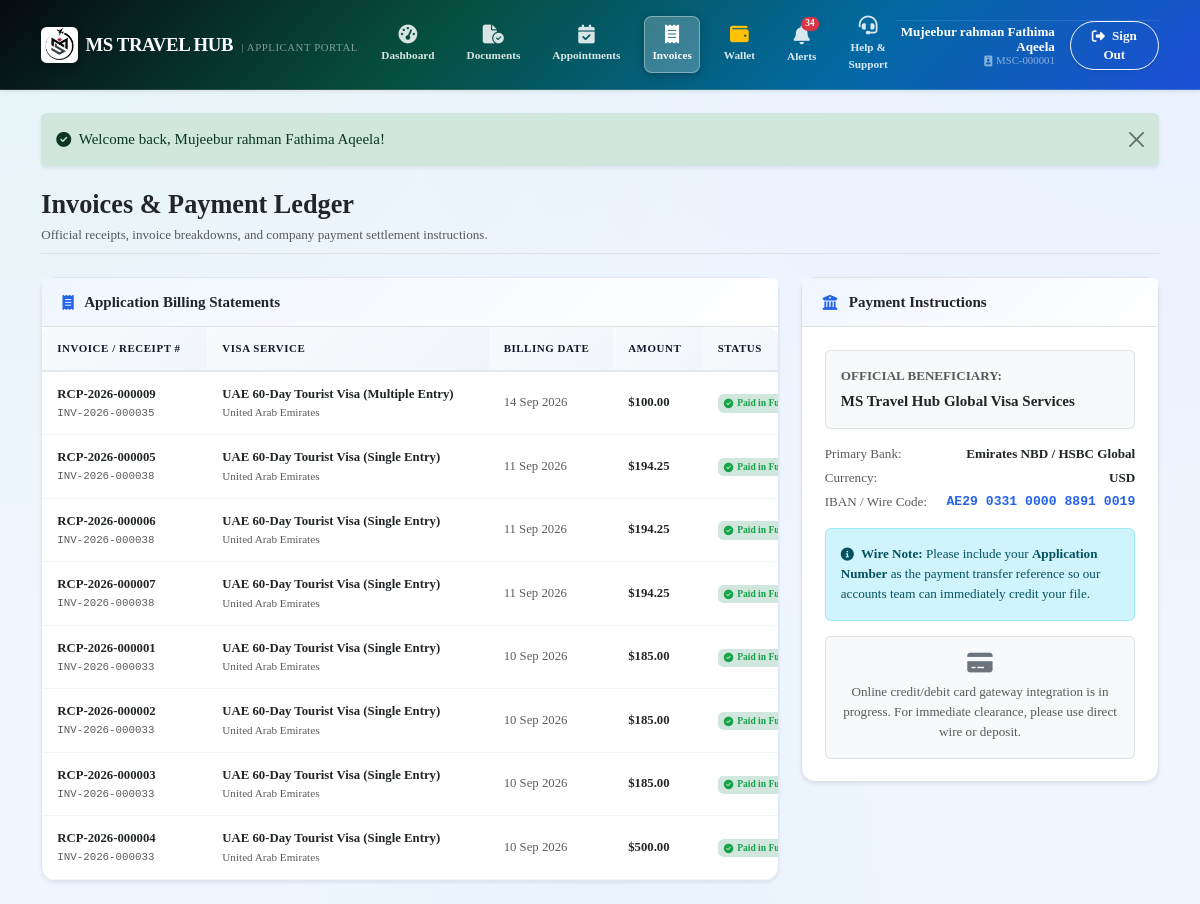
Page /portal/invoices (signed in) on the earlier database version.
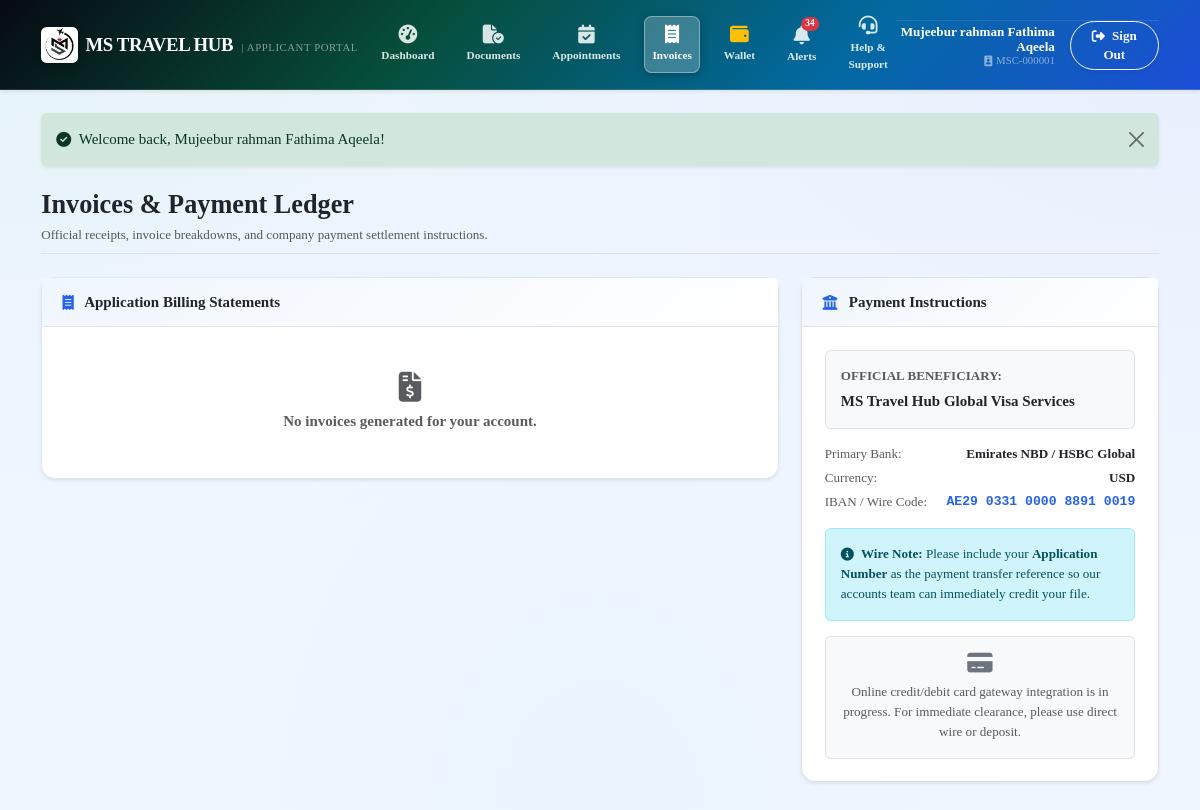
Same page on the later database version.
### tables this page shows
CREATE TABLE payments (
    id INTEGER PRIMARY KEY AUTOINCREMENT,
    payment_number TEXT NOT NULL UNIQUE,
    invoice_number TEXT NOT NULL,
    application_id INTEGER NOT NULL,
    customer_id INTEGER NOT NULL,
    amount REAL NOT NULL,
    currency TEXT DEFAULT 'USD',
    payment_date DATE NOT NULL,
    payment_method TEXT DEFAULT 'Cash',
    transaction_reference TEXT,
    payment_type TEXT DEFAULT 'Customer Payment',
    status TEXT DEFAULT 'Completed',
    received_by INTEGER,
    receipt_file TEXT,
    notes TEXT,
    created_at DATETIME DEFAULT CURRENT_TIMESTAMP, supplier_id INTEGER NULL, wallet_transaction_id INTEGER NULL, payment_link_id INTEGER NULL, from_currency TEXT NULL, to_currency TEXT NULL, exchange_rate REAL DEFAULT 1.00, original_amount REAL NULL, converted_amount REAL NULL, rate_type TEXT DEFAULT 'Manual', rate_date DATE NULL,
    FOREIGN KEY (application_id) REFERENCES applications(id) ON DELETE CASCADE,
    FOREIGN KEY (customer_id) REFERENCES customers(id),
    FOREIGN KEY (received_by) REFERENCES users(id)
);

CREATE TABLE visa_services (
    id INTEGER PRIMARY KEY AUTOINCREMENT,
    country_id INTEGER NOT NULL,
    category_id INTEGER NOT NULL,
    name TEXT NOT NULL,
    slug TEXT NOT NULL,
    duration TEXT NOT NULL,
    max_stay TEXT,
    validity TEXT,
    entry_type TEXT DEFAULT 'Single Entry',
    processing_type TEXT DEFAULT 'Normal',
    estimated_days INTEGER DEFAULT 7,
    passport_validity_rule_months INTEGER DEFAULT 6,
    min_age INTEGER DEFAULT 0,
    max_age INTEGER DEFAULT 100,
    supplier_cost REAL DEFAULT 0.00,
    service_fee REAL DEFAULT 0.00,
    tax_rate REAL DEFAULT 0.00,
    selling_price REAL NOT NULL,
    cancellation_policy TEXT,
    is_active INTEGER DEFAULT 1,
    created_at DATETIME DEFAULT CURRENT_TIMESTAMP,
    updated_at DATETIME DEFAULT CURRENT_TIMESTAMP, supplier_id INTEGER NULL, supplier_name TEXT NULL, effective_date DATE NULL, currency TEXT DEFAULT 'USD', notes TEXT NULL,
    FOREIGN KEY (country_id) REFERENCES countries(id) ON DELETE CASCADE,
    FOREIGN KEY (category_id) REFERENCES visa_categories(id) ON DELETE CASCADE
);

CREATE TABLE countries (
    id INTEGER PRIMARY KEY AUTOINCREMENT,
    name TEXT NOT NULL UNIQUE,
    iso_code TEXT NOT NULL UNIQUE,
    flag_emoji TEXT,
    currency TEXT DEFAULT 'USD',
    region TEXT,
    embassy_info TEXT,
    notes TEXT,
    is_active INTEGER DEFAULT 1,
    created_at DATETIME DEFAULT CURRENT_TIMESTAMP,
    updated_at DATETIME DEFAULT CURRENT_TIMESTAMP
, iso3_code TEXT, phone_code TEXT);

### app/Controllers/PortalController.php (called while the page is built, shortened)
<?php
class PortalController
{
    public function invoices(): void
    {
        $pdo = Database::getConnection();
        $customer = auth_customer();
        $customerId = (int)$customer['id'];
        $stmt = $pdo->prepare("SELECT p.*, a.application_number, vs.name as service_name, ct.name as country_name
            FROM payments p
            JOIN applications a ON p.application_id = a.id
            JOIN visa_services vs ON a.visa_service_id = vs.id
            JOIN countries ct ON vs.country_id = ct.id
            WHERE p.customer_id = ?
            ORDER BY p.payment_date DESC");
        $stmt->execute([$customerId]);
        $invoices = $stmt->fetchAll();
        require_once dirname(__DIR__) . '/Views/portal/invoices.php';
    }
}

### app/autoload.php (called while the page is built, shortened)
<?php
function e(?string $string): string {
    return htmlspecialchars((string)($string ?? ''), ENT_QUOTES, 'UTF-8');
}
function format_currency(float $amount, string $currency = 'USD'): string {
    return '$' . number_format($amount, 2);
}
function format_date(?string $date, string $format = 'd M Y'): string {
    return date($format, strtotime($date));
}

### app/Views/portal/invoices.php (the view, shortened to what the changed rows need)
<!DOCTYPE html>
<html lang="en">
<head>
  <link href="https://cdn.jsdelivr.net/npm/bootstrap@5.3.3/dist/css/bootstrap.min.css" rel="stylesheet">
  <link href="https://cdnjs.cloudflare.com/ajax/libs/font-awesome/6.5.1/css/all.min.css" rel="stylesheet">
  <link rel="stylesheet" href="/assets/css/main.css?v=7.0.0">
</head>
<body class="app-body">
<div class="container py-4">
  <div class="row g-4">
    <div class="col-lg-8">
      <div class="card card-enterprise shadow-sm">
        <div class="card-body p-0">
          <?php if (empty($invoices)): ?>
            <div class="text-center py-5 text-muted">
              <i class="fa-solid fa-file-invoice-dollar fs-2 mb-2"></i>
              <div class="fw-semibold">No invoices generated for your account.</div>
            </div>
          <?php else: ?>
            <div class="table-responsive">
              <table class="table-modern mb-0">
                <thead>
                  <tr>
                    <th>Invoice / Receipt #</th>
                    <th>Visa Service</th>
                    <th>Billing Date</th>
                    <th>Amount</th>
                    <th>Status</th>
                  </tr>
                </thead>
                <tbody>
                  <?php foreach ($invoices as $inv): ?>
                    <?php
                      $status = $inv['status'] ?? 'Completed';
                      $isPaid = ($status === 'Completed' || $status === 'Paid');
                    ?>
                    <tr>
                      <td>
                        <div class="fw-bold text-dark"><?= e($inv['payment_number']) ?></div>
                        <div class="text-muted font-monospace" style="font-size: 0.72rem;"><?= e($inv['invoice_number']) ?></div>
                      </td>
                      <td>
                        <div class="fw-semibold text-dark"><?= e($inv['service_name']) ?></div>
                        <div class="text-muted small"><?= e($inv['country_name']) ?></div>
                      </td>
                      <td class="text-muted small"><?= format_date($inv['payment_date']) ?></td>
                      <td>
                        <span class="fw-bold text-dark"><?= format_currency((float)$inv['amount']) ?></span>
                      </td>
                      <td>
                        <span class="badge <?= $isPaid ? 'bg-success-subtle text-success' : 'bg-warning-subtle text-dark' ?> fw-bold px-2.5 py-1">
                          <i class="fa-solid <?= $isPaid ? 'fa-circle-check' : 'fa-clock' ?> me-1"></i><?= $isPaid ? 'Paid in Full' : 'Pending' ?>
                        </span>
                      </td>
                    </tr>
                  <?php endforeach; ?>
                </tbody>
              </table>
            </div>
          <?php endif; ?>
        </div>
      </div>
    </div>
  </div>
</div>
</body>
</html>

Differences in the rows shown:
removed payments: payment_number "RCP-2026-000009", invoice_number "INV-2026-000035", visa_services.name "UAE 60-Day Tourist Visa (Multiple Entry)", countries.name "United Arab Emirates", payment_date "14 Sep 2026", amount "$100.00", status "Paid in…"
removed payments: payment_number "RCP-2026-000005", invoice_number "INV-2026-000038", visa_services.name "UAE 60-Day Tourist Visa (Single Entry)", countries.name "United Arab Emirates", payment_date "11 Sep 2026", amount "$194.25", status "Paid in…"
removed payments: payment_number "RCP-2026-000006", invoice_number "INV-2026-000038", visa_services.name "UAE 60-Day Tourist Visa (Single Entry)", countries.name "United Arab Emirates", payment_date "11 Sep 2026", amount "$194.25", status "Paid in…"
removed payments: payment_number "RCP-2026-000007", invoice_number "INV-2026-000038", visa_services.name "UAE 60-Day Tourist Visa (Single Entry)", countries.name "United Arab Emirates", payment_date "11 Sep 2026", amount "$194.25", status "Paid in…"
removed payments: payment_number "RCP-2026-000001", invoice_number "INV-2026-000033", visa_services.name "UAE 60-Day Tourist Visa (Single Entry)", countries.name "United Arab Emirates", payment_date "10 Sep 2026", amount "$185.00", status "Paid in…"
removed payments: payment_number "RCP-2026-000002", invoice_number "INV-2026-000033", visa_services.name "UAE 60-Day Tourist Visa (Single Entry)", countries.name "United Arab Emirates", payment_date "10 Sep 2026", amount "$185.00", status "Paid in…"
removed payments: payment_number "RCP-2026-000003", invoice_number "INV-2026-000033", visa_services.name "UAE 60-Day Tourist Visa (Single Entry)", countries.name "United Arab Emirates", payment_date "10 Sep 2026", amount "$185.00", status "Paid in…"
removed payments: payment_number "RCP-2026-000004", invoice_number "INV-2026-000033", visa_services.name "UAE 60-Day Tourist Visa (Single Entry)", countries.name "United Arab Emirates", payment_date "10 Sep 2026", amount "$500.00", status "Paid in…"
Other differences:
text no longer shown: "INVOICE / RECEIPT # VISA SERVICE BILLING DATE AMOUNT STATUS"
text now shown: "No invoices generated for your account."
